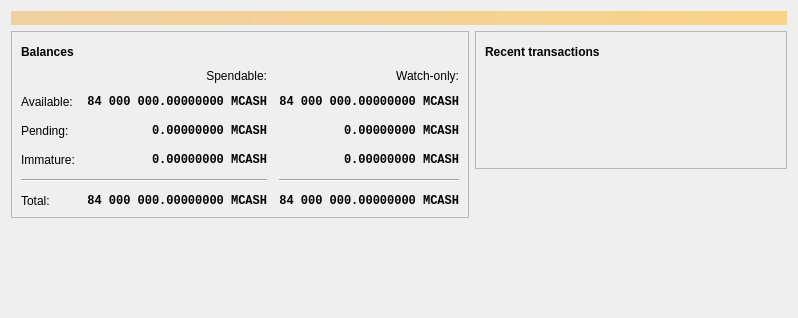
<?xml version="1.0" encoding="UTF-8"?>
<ui version="4.0">
 <class>OverviewPage</class>
 <widget class="QWidget" name="OverviewPage">
  <property name="geometry">
   <rect>
    <x>0</x>
    <y>0</y>
    <width>798</width>
    <height>318</height>
   </rect>
  </property>
  <property name="windowTitle">
   <string>Form</string>
  </property>
  <layout class="QVBoxLayout" name="topLayout">
   <item>
    <widget class="QLabel" name="labelAlerts">
     <property name="visible">
      <bool>false</bool>
     </property>
     <property name="styleSheet">
      <string notr="true">QLabel { background-color: qlineargradient(x1: 0, y1: 0, x2: 1, y2: 0, stop:0 #F0D0A0, stop:1 #F8D488); color:#000000; }</string>
     </property>
     <property name="wordWrap">
      <bool>true</bool>
     </property>
     <property name="margin">
      <number>3</number>
     </property>
     <property name="textInteractionFlags">
      <set>Qt::TextSelectableByMouse</set>
     </property>
    </widget>
   </item>
   <item>
    <layout class="QHBoxLayout" name="horizontalLayout" stretch="1,1">
     <item>
      <layout class="QVBoxLayout" name="verticalLayout_2">
       <item>
        <widget class="QFrame" name="frame">
         <property name="frameShape">
          <enum>QFrame::StyledPanel</enum>
         </property>
         <property name="frameShadow">
          <enum>QFrame::Raised</enum>
         </property>
         <layout class="QVBoxLayout" name="verticalLayout_4">
          <item>
           <layout class="QHBoxLayout" name="horizontalLayout_4">
            <item>
             <widget class="QLabel" name="label_5">
              <property name="font">
               <font>
                <weight>75</weight>
                <bold>true</bold>
               </font>
              </property>
              <property name="text">
               <string>Balances</string>
              </property>
             </widget>
            </item>
            <item>
             <widget class="QPushButton" name="labelWalletStatus">
              <property name="enabled">
               <bool>true</bool>
              </property>
              <property name="maximumSize">
               <size>
                <width>30</width>
                <height>16777215</height>
               </size>
              </property>
              <property name="toolTip">
               <string>The displayed information may be out of date. Your wallet automatically synchronizes with the Mole network after a connection is established, but this process has not completed yet.</string>
              </property>
              <property name="text">
               <string/>
              </property>
              <property name="icon">
               <iconset resource="../bitcoin.qrc">
                <normaloff>:/icons/warning</normaloff>
                <disabledoff>:/icons/warning</disabledoff>:/icons/warning</iconset>
              </property>
              <property name="iconSize">
               <size>
                <width>24</width>
                <height>24</height>
               </size>
              </property>
              <property name="flat">
               <bool>true</bool>
              </property>
             </widget>
            </item>
            <item>
             <spacer name="horizontalSpacer_3">
              <property name="orientation">
               <enum>Qt::Horizontal</enum>
              </property>
              <property name="sizeHint" stdset="0">
               <size>
                <width>40</width>
                <height>20</height>
               </size>
              </property>
             </spacer>
            </item>
           </layout>
          </item>
          <item>
           <layout class="QGridLayout" name="gridLayout">
            <property name="spacing">
             <number>12</number>
            </property>
            <item row="2" column="2">
             <widget class="QLabel" name="labelWatchPending">
              <property name="font">
               <font>
                <family>Monospace</family>
                <weight>75</weight>
                <bold>true</bold>
               </font>
              </property>
              <property name="cursor">
               <cursorShape>IBeamCursor</cursorShape>
              </property>
              <property name="toolTip">
               <string>Unconfirmed transactions to watch-only addresses</string>
              </property>
              <property name="text">
               <string notr="true">0.00000000 MCASH</string>
              </property>
              <property name="alignment">
               <set>Qt::AlignRight|Qt::AlignTrailing|Qt::AlignVCenter</set>
              </property>
              <property name="textInteractionFlags">
               <set>Qt::LinksAccessibleByMouse|Qt::TextSelectableByKeyboard|Qt::TextSelectableByMouse</set>
              </property>
             </widget>
            </item>
            <item row="2" column="1">
             <widget class="QLabel" name="labelUnconfirmed">
              <property name="font">
               <font>
                <family>Monospace</family>
                <weight>75</weight>
                <bold>true</bold>
               </font>
              </property>
              <property name="cursor">
               <cursorShape>IBeamCursor</cursorShape>
              </property>
              <property name="toolTip">
               <string>Total of transactions that have yet to be confirmed, and do not yet count toward the spendable balance</string>
              </property>
              <property name="text">
               <string notr="true">0.00000000 MCASH</string>
              </property>
              <property name="alignment">
               <set>Qt::AlignRight|Qt::AlignTrailing|Qt::AlignVCenter</set>
              </property>
              <property name="textInteractionFlags">
               <set>Qt::LinksAccessibleByMouse|Qt::TextSelectableByKeyboard|Qt::TextSelectableByMouse</set>
              </property>
             </widget>
            </item>
            <item row="3" column="2">
             <widget class="QLabel" name="labelWatchImmature">
              <property name="font">
               <font>
                <family>Monospace</family>
                <weight>75</weight>
                <bold>true</bold>
               </font>
              </property>
              <property name="cursor">
               <cursorShape>IBeamCursor</cursorShape>
              </property>
              <property name="toolTip">
               <string>Mined balance in watch-only addresses that has not yet matured</string>
              </property>
              <property name="text">
               <string notr="true">0.00000000 MCASH</string>
              </property>
              <property name="alignment">
               <set>Qt::AlignRight|Qt::AlignTrailing|Qt::AlignVCenter</set>
              </property>
              <property name="textInteractionFlags">
               <set>Qt::LinksAccessibleByMouse|Qt::TextSelectableByKeyboard|Qt::TextSelectableByMouse</set>
              </property>
             </widget>
            </item>
            <item row="4" column="0" colspan="2">
             <widget class="Line" name="line">
              <property name="orientation">
               <enum>Qt::Horizontal</enum>
              </property>
             </widget>
            </item>
            <item row="4" column="2">
             <widget class="Line" name="lineWatchBalance">
              <property name="sizePolicy">
               <sizepolicy hsizetype="Preferred" vsizetype="Fixed">
                <horstretch>0</horstretch>
                <verstretch>0</verstretch>
               </sizepolicy>
              </property>
              <property name="minimumSize">
               <size>
                <width>140</width>
                <height>0</height>
               </size>
              </property>
              <property name="orientation">
               <enum>Qt::Horizontal</enum>
              </property>
             </widget>
            </item>
            <item row="5" column="0">
             <widget class="QLabel" name="labelTotalText">
              <property name="text">
               <string>Total:</string>
              </property>
             </widget>
            </item>
            <item row="3" column="1">
             <widget class="QLabel" name="labelImmature">
              <property name="font">
               <font>
                <family>Monospace</family>
                <weight>75</weight>
                <bold>true</bold>
               </font>
              </property>
              <property name="cursor">
               <cursorShape>IBeamCursor</cursorShape>
              </property>
              <property name="toolTip">
               <string>Mined balance that has not yet matured</string>
              </property>
              <property name="text">
               <string notr="true">0.00000000 MCASH</string>
              </property>
              <property name="alignment">
               <set>Qt::AlignRight|Qt::AlignTrailing|Qt::AlignVCenter</set>
              </property>
              <property name="textInteractionFlags">
               <set>Qt::LinksAccessibleByMouse|Qt::TextSelectableByKeyboard|Qt::TextSelectableByMouse</set>
              </property>
             </widget>
            </item>
            <item row="2" column="3">
             <spacer name="horizontalSpacer_2">
              <property name="orientation">
               <enum>Qt::Horizontal</enum>
              </property>
              <property name="sizeHint" stdset="0">
               <size>
                <width>40</width>
                <height>20</height>
               </size>
              </property>
             </spacer>
            </item>
            <item row="3" column="0">
             <widget class="QLabel" name="labelImmatureText">
              <property name="text">
               <string>Immature:</string>
              </property>
             </widget>
            </item>
            <item row="5" column="1">
             <widget class="QLabel" name="labelTotal">
              <property name="font">
               <font>
                <family>Monospace</family>
                <weight>75</weight>
                <bold>true</bold>
               </font>
              </property>
              <property name="cursor">
               <cursorShape>IBeamCursor</cursorShape>
              </property>
              <property name="toolTip">
               <string>Your current total balance</string>
              </property>
              <property name="text">
               <string notr="true">84 000 000.00000000 MCASH</string>
              </property>
              <property name="alignment">
               <set>Qt::AlignRight|Qt::AlignTrailing|Qt::AlignVCenter</set>
              </property>
              <property name="textInteractionFlags">
               <set>Qt::LinksAccessibleByMouse|Qt::TextSelectableByKeyboard|Qt::TextSelectableByMouse</set>
              </property>
             </widget>
            </item>
            <item row="5" column="2">
             <widget class="QLabel" name="labelWatchTotal">
              <property name="font">
               <font>
                <family>Monospace</family>
                <weight>75</weight>
                <bold>true</bold>
               </font>
              </property>
              <property name="cursor">
               <cursorShape>IBeamCursor</cursorShape>
              </property>
              <property name="toolTip">
               <string>Current total balance in watch-only addresses</string>
              </property>
              <property name="text">
               <string notr="true">84 000 000.00000000 MCASH</string>
              </property>
              <property name="alignment">
               <set>Qt::AlignRight|Qt::AlignTrailing|Qt::AlignVCenter</set>
              </property>
              <property name="textInteractionFlags">
               <set>Qt::LinksAccessibleByMouse|Qt::TextSelectableByKeyboard|Qt::TextSelectableByMouse</set>
              </property>
             </widget>
            </item>
            <item row="0" column="2">
             <widget class="QLabel" name="labelWatchonly">
              <property name="text">
               <string>Watch-only:</string>
              </property>
              <property name="alignment">
               <set>Qt::AlignRight|Qt::AlignTrailing|Qt::AlignVCenter</set>
              </property>
             </widget>
            </item>
            <item row="1" column="0">
             <widget class="QLabel" name="labelBalanceText">
              <property name="text">
               <string>Available:</string>
              </property>
             </widget>
            </item>
            <item row="1" column="1">
             <widget class="QLabel" name="labelBalance">
              <property name="font">
               <font>
                <family>Monospace</family>
                <weight>75</weight>
                <bold>true</bold>
               </font>
              </property>
              <property name="cursor">
               <cursorShape>IBeamCursor</cursorShape>
              </property>
              <property name="toolTip">
               <string>Your current spendable balance</string>
              </property>
              <property name="text">
               <string notr="true">84 000 000.00000000 MCASH</string>
              </property>
              <property name="alignment">
               <set>Qt::AlignRight|Qt::AlignTrailing|Qt::AlignVCenter</set>
              </property>
              <property name="textInteractionFlags">
               <set>Qt::LinksAccessibleByMouse|Qt::TextSelectableByKeyboard|Qt::TextSelectableByMouse</set>
              </property>
             </widget>
            </item>
            <item row="1" column="2">
             <widget class="QLabel" name="labelWatchAvailable">
              <property name="font">
               <font>
                <family>Monospace</family>
                <weight>75</weight>
                <bold>true</bold>
               </font>
              </property>
              <property name="cursor">
               <cursorShape>IBeamCursor</cursorShape>
              </property>
              <property name="toolTip">
               <string>Your current balance in watch-only addresses</string>
              </property>
              <property name="text">
               <string notr="true">84 000 000.00000000 MCASH</string>
              </property>
              <property name="alignment">
               <set>Qt::AlignRight|Qt::AlignTrailing|Qt::AlignVCenter</set>
              </property>
              <property name="textInteractionFlags">
               <set>Qt::LinksAccessibleByMouse|Qt::TextSelectableByKeyboard|Qt::TextSelectableByMouse</set>
              </property>
             </widget>
            </item>
            <item row="2" column="0">
             <widget class="QLabel" name="labelPendingText">
              <property name="text">
               <string>Pending:</string>
              </property>
             </widget>
            </item>
            <item row="0" column="1">
             <widget class="QLabel" name="labelSpendable">
              <property name="text">
               <string>Spendable:</string>
              </property>
              <property name="alignment">
               <set>Qt::AlignRight|Qt::AlignTrailing|Qt::AlignVCenter</set>
              </property>
             </widget>
            </item>
           </layout>
          </item>
         </layout>
        </widget>
       </item>
       <item>
        <spacer name="verticalSpacer">
         <property name="orientation">
          <enum>Qt::Vertical</enum>
         </property>
         <property name="sizeHint" stdset="0">
          <size>
           <width>20</width>
           <height>40</height>
          </size>
         </property>
        </spacer>
       </item>
      </layout>
     </item>
     <item>
      <layout class="QVBoxLayout" name="verticalLayout_3">
       <item>
        <widget class="QFrame" name="frame_2">
         <property name="frameShape">
          <enum>QFrame::StyledPanel</enum>
         </property>
         <property name="frameShadow">
          <enum>QFrame::Raised</enum>
         </property>
         <layout class="QVBoxLayout" name="verticalLayout">
          <item>
           <layout class="QHBoxLayout" name="horizontalLayout_2">
            <item>
             <widget class="QLabel" name="label_4">
              <property name="font">
               <font>
                <weight>75</weight>
                <bold>true</bold>
               </font>
              </property>
              <property name="text">
               <string>Recent transactions</string>
              </property>
             </widget>
            </item>
            <item>
             <widget class="QPushButton" name="labelTransactionsStatus">
              <property name="enabled">
               <bool>true</bool>
              </property>
              <property name="maximumSize">
               <size>
                <width>30</width>
                <height>16777215</height>
               </size>
              </property>
              <property name="toolTip">
               <string>The displayed information may be out of date. Your wallet automatically synchronizes with the Mole network after a connection is established, but this process has not completed yet.</string>
              </property>
              <property name="text">
               <string/>
              </property>
              <property name="icon">
               <iconset resource="../bitcoin.qrc">
                <normaloff>:/icons/warning</normaloff>
                <disabledoff>:/icons/warning</disabledoff>:/icons/warning</iconset>
              </property>
              <property name="iconSize">
               <size>
                <width>24</width>
                <height>24</height>
               </size>
              </property>
              <property name="flat">
               <bool>true</bool>
              </property>
             </widget>
            </item>
            <item>
             <spacer name="horizontalSpacer">
              <property name="orientation">
               <enum>Qt::Horizontal</enum>
              </property>
              <property name="sizeHint" stdset="0">
               <size>
                <width>40</width>
                <height>20</height>
               </size>
              </property>
             </spacer>
            </item>
           </layout>
          </item>
          <item>
           <widget class="TransactionOverviewWidget" name="listTransactions">
            <property name="styleSheet">
             <string notr="true">QListView { background: transparent; }</string>
            </property>
            <property name="frameShape">
             <enum>QFrame::NoFrame</enum>
            </property>
            <property name="verticalScrollBarPolicy">
             <enum>Qt::ScrollBarAlwaysOff</enum>
            </property>
            <property name="horizontalScrollBarPolicy">
             <enum>Qt::ScrollBarAlwaysOff</enum>
            </property>
            <property name="sizeAdjustPolicy">
             <enum>QAbstractScrollArea::AdjustToContents</enum>
            </property>
            <property name="selectionMode">
             <enum>QAbstractItemView::NoSelection</enum>
            </property>
            <property name="uniformItemSizes">
             <bool>true</bool>
            </property>
           </widget>
          </item>
         </layout>
        </widget>
       </item>
       <item>
        <spacer name="verticalSpacer_2">
         <property name="orientation">
          <enum>Qt::Vertical</enum>
         </property>
         <property name="sizeHint" stdset="0">
          <size>
           <width>20</width>
           <height>40</height>
          </size>
         </property>
        </spacer>
       </item>
      </layout>
     </item>
    </layout>
   </item>
  </layout>
 </widget>
 <customwidgets>
  <customwidget>
   <class>TransactionOverviewWidget</class>
   <extends>QListView</extends>
   <header>qt/transactionoverviewwidget.h</header>
  </customwidget>
 </customwidgets>
 <resources/>
 <connections/>
</ui>
